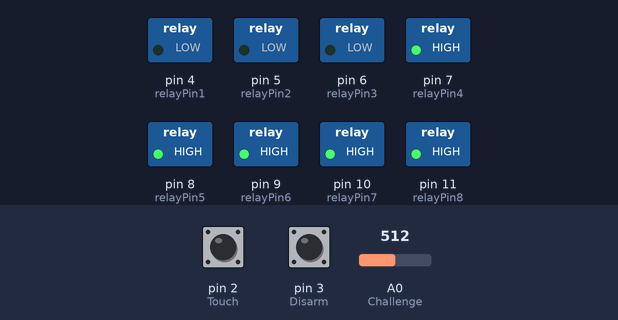
The sketch below on a simulated Arduino Uno, built with avr-gcc and run on an emulated ATmega328P. Shown: switched loads named in the sketch (green lamp = pin HIGH). The inputs (shaded band) are chosen by the test bench; at power-on: pin 2 (Touch) HIGH, pin 3 (Disarm) HIGH, A0 (Challenge) = 512.

Above: at 1.2 s.
1.3 s: pin 2 (Touch) pulled LOW for 1 s
At 2.22 s:
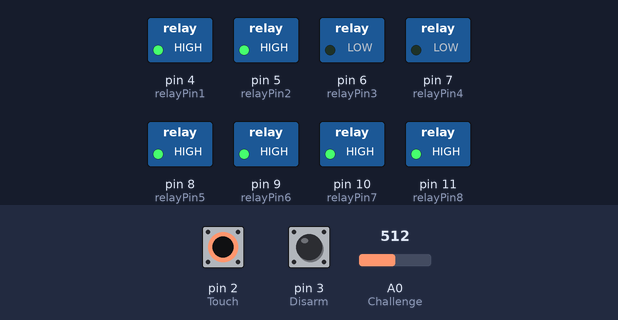
At 3.15 s:
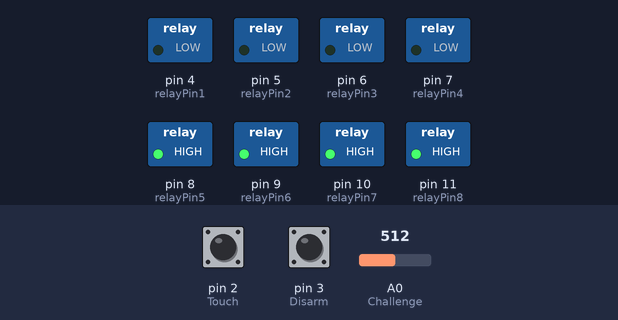
4.3 s: pin 2 (Touch) pulled LOW for 3.2 s
At 4.77 s:
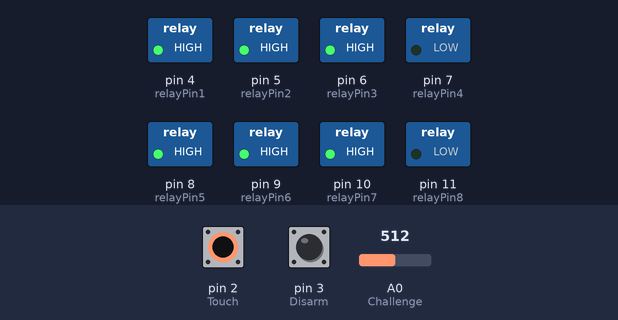
Timing chart, 0 to 9.5 s (numbered marks = the images above; inputs shaded):
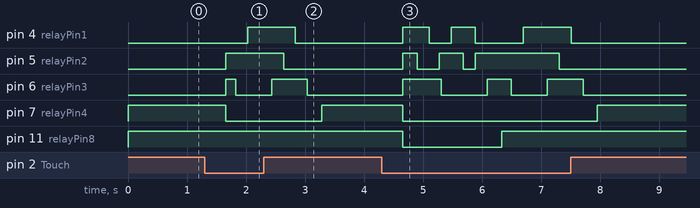

The sketch:

OperationGame.ino
```cpp
int Touch = 2;
int Disarm = 3;
int Challenge = A0;
int relayPin1 = 4;
int relayPin2 = 5;
int relayPin3 = 6;
int relayPin4 = 7;
int relayPin5 = 8;
int relayPin6 = 9;
int relayPin7 = 10;
int relayPin8 = 11;

const int necessary_delay=10; //in milliseconds
int isTouching = 0; //Note how it is declared outside the loop
unsigned long countStart;

// timers
int kill = 0;
int timer = 0;
int wait = 0;

int lightON1 = 1;
int lightON2 = 1;
int lightON3 = 1;
int lightON4 = 0;
int buzzON = 0;


void setup()
{
 /*Not always necessary with some boards with pin 13 automatically connected to led, but shouldn't harm. Also, LED could be changed later. */

 pinMode(Touch, INPUT_PULLUP);
 pinMode(Disarm, INPUT_PULLUP);
 pinMode(Challenge, INPUT);

  // AC lights
 pinMode(relayPin1, OUTPUT);      // sets the digital pin as output
 pinMode(relayPin2, OUTPUT);      // sets the digital pin as output
 pinMode(relayPin3, OUTPUT);      // sets the digital pin as output
  // AC Red lamp
 pinMode(relayPin4, OUTPUT);      // sets the digital pin as output

 pinMode(relayPin5, OUTPUT);      // sets the digital pin as output
 pinMode(relayPin6, OUTPUT);      // sets the digital pin as output
 pinMode(relayPin7, OUTPUT);      // sets the digital pin as output
 // DC Buzzers
 pinMode(relayPin8, OUTPUT);      // sets the digital pin as output

 // AC lights
 digitalWrite(relayPin1, LOW);       // lamps on at start
 digitalWrite(relayPin2, LOW);       // lamps on at start
 digitalWrite(relayPin3, LOW);       // lamps on at start
 // AC Red lamp
 digitalWrite(relayPin4, HIGH);        // Red off at startup

 digitalWrite(relayPin5, HIGH);        // Prevents relays from starting up engaged
 digitalWrite(relayPin6, HIGH);        // Prevents relays from starting up engaged
 digitalWrite(relayPin7, HIGH);        // Prevents relays from starting up engaged
 digitalWrite(relayPin8, HIGH);        // Prevents relays from starting up engaged

}

void loop() {
  //Serial.print("analog = ");
  //Serial.println(digitalRead(Touch));
  //Serial.print("relay = ");
  //Serial.println(lightON1);
  Serial.print("sensitivity = ");
  Serial.println(analogRead(Challenge));

  int canFire = 0;

if(digitalRead(Touch) == 0 && kill == 0) {
  Serial.println("-------hit----------");
  int s = analogRead(Challenge);
  if (s <= 100){
    if (wait < 1){
      canFire = 1;
    }else{
      canFire = 0;
      wait++;
    }
  }
  if (s > 100 && s <= 300){
    if (wait == 4 ){
      canFire = 1;
    }else{
      canFire = 0;
      wait++;
    }
  }
  if (s > 300 && s <= 600){
    if (wait == 8){
      canFire = 1;
    }else{
      canFire = 0;
      wait++;
    }
  }
  if (s > 600 && s <= 900){
    if (wait == 12){
      canFire = 1;
    }else{
      canFire = 0;
      wait++;
    }
  }
  if (s > 900 ){
    if (wait > 16){
      canFire = 1;
    }else{
      canFire = 0;
      wait++;
    }
  }


  if (canFire == 1){
    wait = 0;
    isTouching = 1;
    // reset to delay sequence for continued contact
    if (timer > 80){
     timer = 0;
    }
  }
 }

 if (timer > 100 && digitalRead(Touch) == 1){
  kill = 0;
  wait = 0;
  isTouching = 0;
 }

 if(digitalRead(Disarm) == 0) {
    Serial.println("-------dismiss----------");
    if (isTouching == 1) {
      Serial.println("-------reset----------");
      digitalWrite(relayPin1, LOW);
      digitalWrite(relayPin2, LOW);
      digitalWrite(relayPin3, LOW);
      digitalWrite(relayPin4, HIGH);
      digitalWrite(relayPin8, HIGH);
    }
    isTouching = 0;
    wait = 0;
 }

 // -------lamp 1----------------
 if (isTouching == 1){
       if (timer <= 10 ) {
            if (lightON1 == 1){
              digitalWrite(relayPin1, HIGH);
              Serial.println("Light 1 = ON 1");
              lightON1 = 0;
           }
      } else if (timer >= 20 && timer < 30) {
            if (lightON1 == 1){
              digitalWrite(relayPin1, HIGH);
              Serial.println("Light 1 = ON 1");
              lightON1 = 0;
            }
      } else if (timer >= 50 && timer <70) {
              if (lightON1 == 1){
                  digitalWrite(relayPin1, HIGH);
                  Serial.println("Light 1 = ON 1");
                  lightON1 = 0;
            }
      } else {
        if (lightON1 == 0){
              digitalWrite(relayPin1, LOW);
              Serial.println("Light 1 = OFF");
              lightON1 = 1;
        }
      }
 }


 // -------lamp 2----------------


 if (isTouching == 1){
       if (timer <= 5 ) {
            if (lightON2 == 1){
              digitalWrite(relayPin2, HIGH);
              Serial.println("Light 2 = ON 1");
              lightON2 = 0;
           }
      } else if (timer >= 15 && timer < 25) {
            if (lightON2 == 1){
              digitalWrite(relayPin2, HIGH);
              Serial.println("Light 2 = ON 1");
              lightON2 = 0;
            }
      } else if (timer >= 30 && timer <65) {
              if (lightON2 == 1){
                  digitalWrite(relayPin2, HIGH);
                  Serial.println("Light 2 = ON 1");
                  lightON2 = 0;
            }
      } else {
        if (lightON2 == 0){
              digitalWrite(relayPin2, LOW);
              Serial.println("Light 2 = OFF");
              lightON2 = 1;
        }
      }
 }
 // -------lamp 3----------------
 if (isTouching == 1){
       if (timer <= 15 ) {
            if (lightON3 == 1){
              digitalWrite(relayPin3, HIGH);
              Serial.println("Light 3 = ON 1");
              lightON3 = 0;
           }
      } else if (timer >= 35 && timer < 45) {
            if (lightON3 == 1){
              digitalWrite(relayPin3, HIGH);
              Serial.println("Light 3 = ON 1");
              lightON3 = 0;
            }
      } else if (timer >= 60 && timer <75) {
              if (lightON3 == 1){
                  digitalWrite(relayPin3, HIGH);
                  Serial.println("Light 3 = ON 1");
                  lightON3 = 0;
            }
      } else {
        if (lightON3 == 0){
              digitalWrite(relayPin3, LOW);
              Serial.println("Light 3 = OFF");
              lightON3 = 1;
        }
      }
 }

 if (isTouching == 1){
       if (timer <= 80 ) {
            if (lightON4 == 0){
              digitalWrite(relayPin4, LOW);
              Serial.println("Light 4 = ON 1");
              lightON4 = 1;
           }
      } else {
        if (lightON4 == 1){
              digitalWrite(relayPin4, HIGH);
              Serial.println("Light 4 = OFF");
              lightON4 = 0;
        }
      }
 }

 if (isTouching == 1){
       if (timer <= 40 ) {
            if (buzzON == 0){
              digitalWrite(relayPin8, LOW);
              Serial.println("buzzON = ON 1");
              buzzON = 1;
           }
      } else {
        if (buzzON == 1){
              digitalWrite(relayPin8, HIGH);
              Serial.println("buzzON = OFF");
              buzzON = 0;
        }
      }
 }
 timer++;
 delay(40);
  // do any other things necessary as in normal loop, 'coz loop_touching does not introduce delays
}
```

Measured:
- after the input at 1.3 s, pin 4 (relayPin1): LOW → HIGH after 0.73 s, → LOW 0.81 s later; pin 5 (relayPin2): LOW → HIGH after 0.36 s, → LOW 0.97 s later; pin 6 (relayPin3): LOW → HIGH after 0.36 s, → LOW 0.16 s later, → HIGH 0.61 s later, → LOW 0.61 s later; pin 7 (relayPin4): HIGH → LOW after 0.36 s, → HIGH 1.6 s later
- after the input at 4.3 s, pin 4 (relayPin1): goes HIGH 0.45 s, LOW 0.37 s, HIGH 0.41 s, LOW 0.81 s, HIGH 0.81 s, then LOW, starting after 0.36 s; pin 5 (relayPin2): goes HIGH 0.24 s, LOW 0.37 s, HIGH 0.41 s, LOW 0.20 s, HIGH 1.4 s, then LOW, starting after 0.36 s
